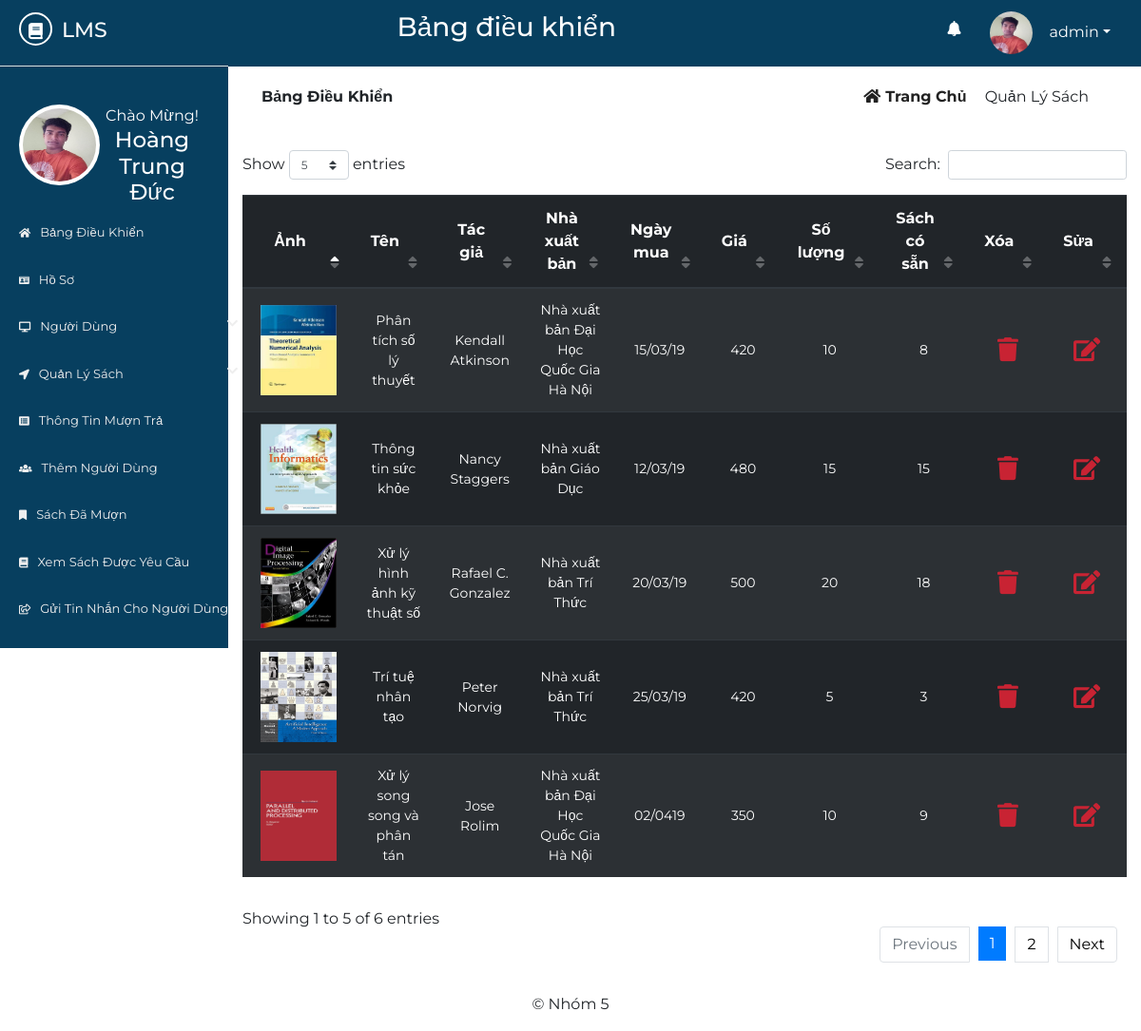
The app's page /display-books.php (signed in) with its own data.
### tables this page shows
CREATE TABLE `lib_registration` (
  `id` int(11) NOT NULL,
  `name` varchar(255) NOT NULL,
  `username` varchar(255) NOT NULL,
  `password` varchar(255) NOT NULL,
  `email` varchar(255) NOT NULL,
  `phone` varchar(255) NOT NULL,
  `address` varchar(255) NOT NULL,
  `photo` varchar(255) NOT NULL
);

CREATE TABLE `book` (
  `id` int(10) NOT NULL,
  `books_name` varchar(50) NOT NULL,
  `books_image` varchar(5000) NOT NULL,
  `books_author_name` varchar(50) NOT NULL,
  `books_publication_name` varchar(50) NOT NULL,
  `books_purchase_date` varchar(20) NOT NULL,
  `books_price` int(11) NOT NULL,
  `books_quantity` int(11) NOT NULL,
  `books_availability` int(11) NOT NULL,
  `librarian_id` int(11) NOT NULL,
  `books_file` varchar(5000) NOT NULL
);

### display-books.php (the view, shortened to what this page needs)
       <?php
   include 'inc/header.php';
   include 'inc/connection.php';
?>
<div class="dashboard-content">
	<div class="dashboard-header">
		<div class="container">
			<div class="row">
				<div class="col-md-6">
					<div class="left">
						<p><span>Bảng điều khiển</span></p>
					</div>
				</div>
				<div class="col-md-6">
					<div class="right text-right">
						<a href="dashboard.php"><i class="fas fa-home"></i>Trang chủ</a>
						<span class="disabled">Quản lý sách</span>
					</div>
				</div>
			</div>
		</div>
           <div class="container">
               <div class="row">
                   <div class="col-md-12">
                       <div class="dbooks">
                           <table id="dtBasicExample" class="table table-striped table-dark text-center">
                          <thead>
                               <tr>
                                   <th>Ảnh</th>
                                   <th>Tên</th>
                                   <th>Tác giả</th>
                                   <th>Nhà xuất bản</th>
                                   <th>Ngày mua</th>
                                   <th>Giá</th>
                                   <th>Số lượng</th>
                                   <th>Sách có sẵn</th>
                                   <th>Xóa</th>
                                   <th>Sửa</th>
                               </tr>
                          </thead>
                           <tbody>
                            <?php
                               $res = mysqli_query($link, "select * from book");
                               while ($row = mysqli_fetch_array($res)) {
                                   echo "<tr>";
                                   echo "<td>"; ?><img src="<?php echo $row["books_image"]; ?> " height="100" width="100" alt=""> <?php echo "</td>";
                                   echo "<td>";
                                   echo $row["books_name"];
                                   echo "</td>";
                                   echo "<td>";
                                   echo $row["books_author_name"];
                                   echo "</td>";
                                   echo "<td>";
                                   echo $row["books_publication_name"];
                                   echo "</td>";
                                   echo "<td>";
                                   echo $row["books_purchase_date"];
                                   echo "</td>";
                                   echo "<td>";
                                   echo $row["books_price"];
                                   echo "</td>";
                                   echo "<td>";
                                   echo $row["books_quantity"];
                                   echo "</td>";
                                   echo "<td>";
                                   echo $row["books_availability"];
                                   echo "</td>";
                                   echo "<td>";
                                   ?><a href="delete-book.php?id=<?php echo $row["id"]; ?> "><i class="fas fa-trash"></i></a><?php
                                   echo "</td>";
                                   echo "<td>";
                                   ?><a href="edit-book.php?id=<?php echo $row["id"]; ?> "><i class="fas fa-edit"></i></a><?php
                                   echo "</td>";
                                   echo "</tr>";
                               }
                                ?>
                                </tbody>
                           </table>
                       </div>
                   </div>
               </div>
           </div>
	</div>
</div>
<?php
	include 'inc/footer.php';
 ?>

### inc/header.php (shortened to what this page needs)
<?php
    include 'inc/connection.php';
 ?>
<!DOCTYPE html>
<html lang="en">
<head>
	<link rel="stylesheet" href="inc/css/bootstrap.min.css">
	<link rel="stylesheet" href="inc/css/bootstrap-select.min.css">
	<link rel="stylesheet" href="inc/css/fontawesome-all.min.css">
	<link rel="stylesheet" href="inc/css/datatables.min.css">
	<link rel="stylesheet" href="inc/css/pro1.css">
</head>
<body>
	<div class="main-content">
		<div class="wrapper">
			<div class="left-sidebar">
				<div class="p-title">
                    <h3><a href=""><i class="fas fa-book"></i><span>lms</span></a></h3>
				</div>
				<div class="profile">
					<div class="profile-pic">
                        <?php
                            $res = mysqli_query($link, "select * from lib_registration where id='".$_SESSION['id']."'");
                            while ($row = mysqli_fetch_array($res)){
                                ?><img src="<?php echo $row["photo"]; ?> " height="" width="" alt="something wrong" class="rounded-circle"></a> <?php
                            }
                        ?>
					</div>
					<div class="profile-info text-center">
						<span>Chào Mừng!</span>
						<h2>
              <?php
                $res = mysqli_query($link, "select * from lib_registration where id='".$_SESSION['id']."'");
                while ($row = mysqli_fetch_array($res)){
                  $name  =  $row["name"];
                  echo $name;
                }
              ?>
            </h2>
					</div>
				</div>
				<div class="sidebar-menu">
	                <ul>
	                    <li class="menu <?php if($page=='home'){ echo 'active';} ?>">
      						<a href="dashboard.php"><i class="fas fa-home"></i>Bảng điều khiển</a>
    					</li>
    					  <li class="menu <?php if($page=='profile'){ echo 'active';} ?>">
      						<a href="profile.php"><i class="fas fa-id-card"></i>Hồ sơ</a>
    					</li>
						<li class="menu menu-toggle1">
      						<a href="#"><i class="fas fa-desktop"></i>Người dùng<span class="fa fa-chevron-down"></span></a>
    					</li>
    					<li class="menu menu-toggle2">
      						<a href="#"><i class="fas fa-location-arrow"></i>Quản lý sách<span class="fa fa-chevron-down"></span></a>
    					</li>
	                   <li class="menu menu-toggle1">
      						<a href="users-issue-book.php"><i class="fas fa-list-alt"></i>Thông tin mượn trả</a>
    					</li>
    					<li class="menu menu-toggle3">
      						<a href="add-user.php"><i class="fas fa-users"></i>Thêm người dùng</a>
    					</li>
    					 <li class="menu <?php if($page=='ibook'){ echo 'active';} ?>">
      						<a href="issued-books.php"><i class="fas fa-bookmark"></i>Sách đã mượn</a>
    					</li>
    					<li class="menu <?php if($page=='rbook'){ echo 'active';} ?>">
      						<a href="requested-books.php"><i class="fas fa-book"></i>Xem sách được yêu cầu</a>
    					</li>
    					<li class="menu menu-toggle4">
      						<a href="send-to-user.php"><i class="far fa-share-square"></i>Gửi tin nhắn cho người dùng</a>
    					</li>
    				</ul>
				</div>
			</div>
			<div class="content">
				<div class="inner">
					<div class="heading text-center">
						<h3>Bảng điều khiển</h3>
					</div>
					<div class="header-profile text-right">
						<ul>
                            <li class="icon">
                                <a href="" ><i class="fas fa-bell"></i></a>
                            </li>
							<li class="dropdown">
                                <?php
                                     $res = mysqli_query($link, "select * from lib_registration where id='".$_SESSION['id']."'");
                                     while ($row = mysqli_fetch_array($res)){
                                         ?><a href="" class="dropdown-toggle" data-toggle="dropdown"><img src="<?php echo $row["photo"]; ?>" alt=""><span><?php echo $row["username"]; ?></span></a> <?php
                                     }
                                ?>
							</li>
						</ul>
					</div>
				</div>

### inc/footer.php (shortened to what this page needs)
			</div>
		</div>
	</div>
    <div class="footer text-center">
        <p>&copy; Nhóm 5</p>
    </div>
</body>
</html>

### inc/css/pro1.css (style rules this page uses)
* { margin: 0; padding: 0; }
body { font-family: 'Montserrat', sans-serif; }
.main-content { width: 100%; height: auto; overflow: hidden; }
.main-content .left-sidebar { width: 20%; height: auto; background: #073f5f; float: left; }
.main-content .left-sidebar .p-title { width: 100%; padding: 13px; padding-left: 20px; background: #073f5f; border-bottom: 1px solid #ddd; }
.main-content .p-title a { text-decoration: none; color: #fff; font-size: 22px; text-transform: uppercase; }
.main-content .p-title a i { width: 35px; height: 35px; line-height: 35px; text-align: center; font-size: 17px; border-radius: 50%; border: 2px solid #fff; }
.main-content .p-title a span { margin-left: 10px; }
.main-content .left-sidebar .profile { width: 100%; padding: 20px; margin-top: 0; padding-top: 0; }
.main-content .left-sidebar .profile .profile-pic { width: 40%; float: left; }
.main-content .left-sidebar .profile img { width: 85px; height: 85px; position: inherit; padding: 4px; background: #fff; overflow: hidden; }
.main-content .left-sidebar .profile .profile-info { width: 60%; float: left; color: #fff; }
.main-content .left-sidebar .profile .profile-info h2 { font-size: 23px; }
.sidebar-menu { color: #fff; width: 100%; padding-top: 60px; padding-left: 0; }
.sidebar-menu ul li a { text-decoration: none; color: #eee; width: 270px; padding: 15px 20px; font-size: 13px; display: block; text-transform: capitalize; transition: all .5s ease; }
.sidebar-menu ul { padding-left: 0; }
.sidebar-menu ul li a i { margin-right: 10px; font-size: smaller; }
.sidebar-menu ul li a span { float: right; }
.content { width: 80%; height: auto; float: right; }
.content .inner { width: 100%; height: 70px; background: #073f5f; padding: 12px; }
.content .inner .heading { width: 60%; float: left; color: #fff; }
.content .inner .header-profile { width: calc(40%-20px); float: right; margin-right: 20px; position: relative; }
.content .inner .header-profile .icon i { margin-right: 30px; font-size: 16px; margin-top: 10px; }
.header-profile .dropdown span { color: #fff; margin-left: 10px; }
.header-profile ul li { list-style: none; float: left; }
.header-profile ul li i { color: #fff; }
.header-profile img { width: 40px; height: 40px; border-radius: 50%; margin-right: 8px; }
.dropdown a { text-decoration: none; color: #fff; }
.dropdown img { width: 45px; height: 45px; border-radius: 50%; }
.dashboard-header .left { padding: 20px; }
.dashboard-header .left p span { text-transform: capitalize; margin-right: 10px; font-weight: bold; }
.dashboard-header .right { padding: 20px; margin-right: 20px; }
.dashboard-header .right a { text-transform: capitalize; text-decoration: none; color: #222; margin-right: 15px; font-weight: bold; }
.dashboard-header .right a i { margin-right: 5px; }
.dashboard-header .right span { text-transform: capitalize; }
.dbooks table thead { font-size: 16px; }
.dbooks table tbody { font-size: 14px; vertical-align: middle; }
.dbooks table thead th { vertical-align: middle; }
.dbooks table tbody td { vertical-align: middle; }
.dbooks table tbody img { width: 80px; height: 95px; }
.dbooks table tbody a { text-decoration: none; color: #C82333; font-size: 25px; }

### records on screen
lib_registration: photo (picture), name "Hoàng Trung Đức", username "admin"
book: books_image (picture), books_name "Phân tích số lý thuyết", books_author_name "Kendall Atkinson", books_publication_name "Nhà xuất bản Đại Học Quốc Gia Hà Nội", books_purchase_date "15/03/19", books_price "420", books_quantity "10", books_availability "8"
book: books_image (picture), books_name "Thông tin sức khỏe", books_author_name "Nancy Staggers", books_publication_name "Nhà xuất bản Giáo Dục", books_purchase_date "12/03/19", books_price "480", books_quantity "15", books_availability "15"
book: books_image (picture), books_name "Xử lý hình ảnh kỹ thuật số", books_author_name "Rafael C. Gonzalez", books_publication_name "Nhà xuất bản Trí Thức", books_purchase_date "20/03/19", books_price "500", books_quantity "20", books_availability "18"
book: books_image (picture), books_name "Trí tuệ nhân tạo", books_author_name "Peter Norvig", books_publication_name "Nhà xuất bản Trí Thức", books_purchase_date "25/03/19", books_price "420", books_quantity "5", books_availability "3"
book: books_image (picture), books_name "Xử lý song song và phân tán", books_author_name "Jose Rolim", books_publication_name "Nhà xuất bản Đại Học Quốc Gia Hà Nội", books_purchase_date "02/0419", books_price "350", books_quantity "10", books_availability "9"
